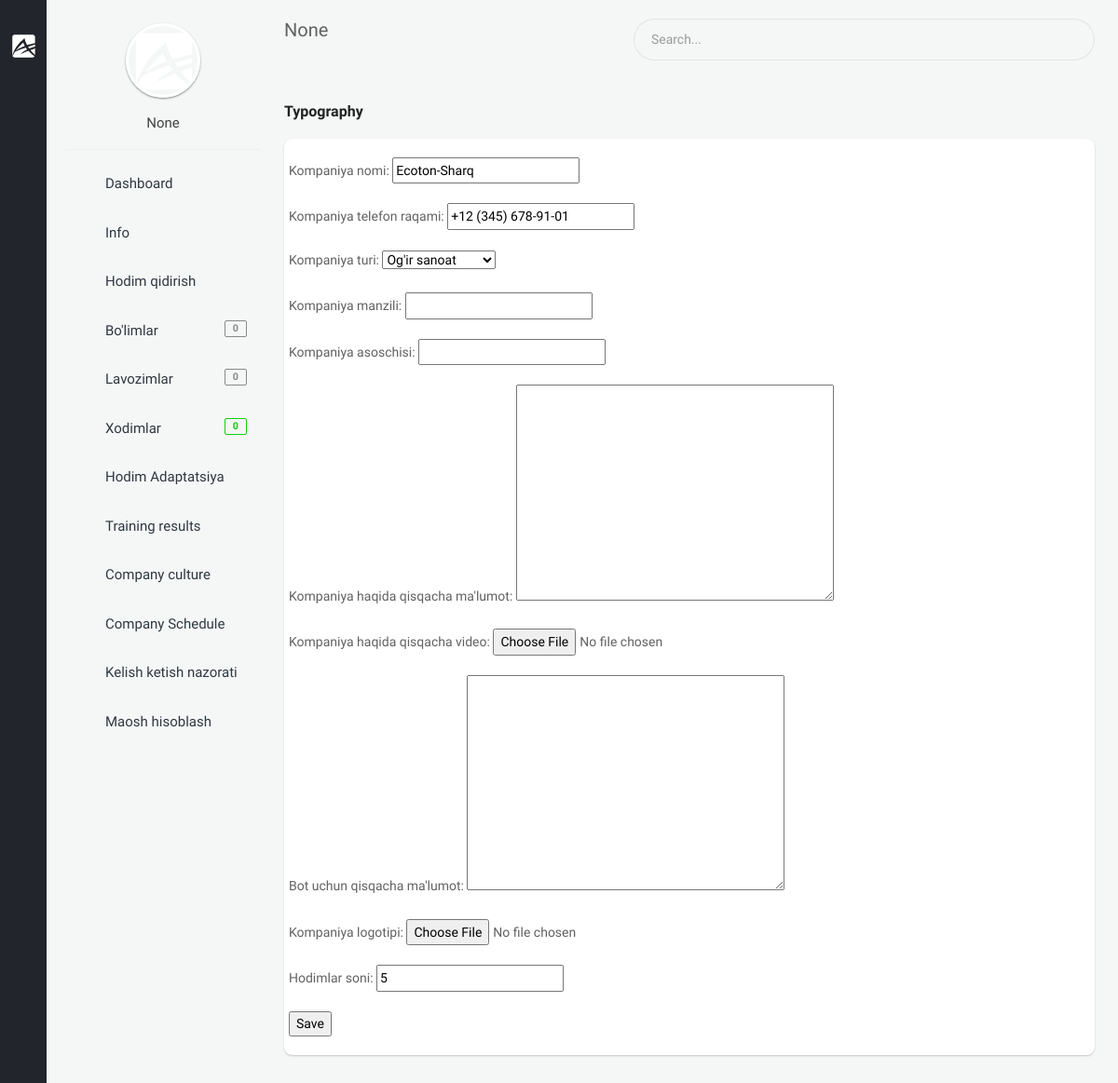
The page /backoffice/company/1 (signed in) on the database as committed earlier.
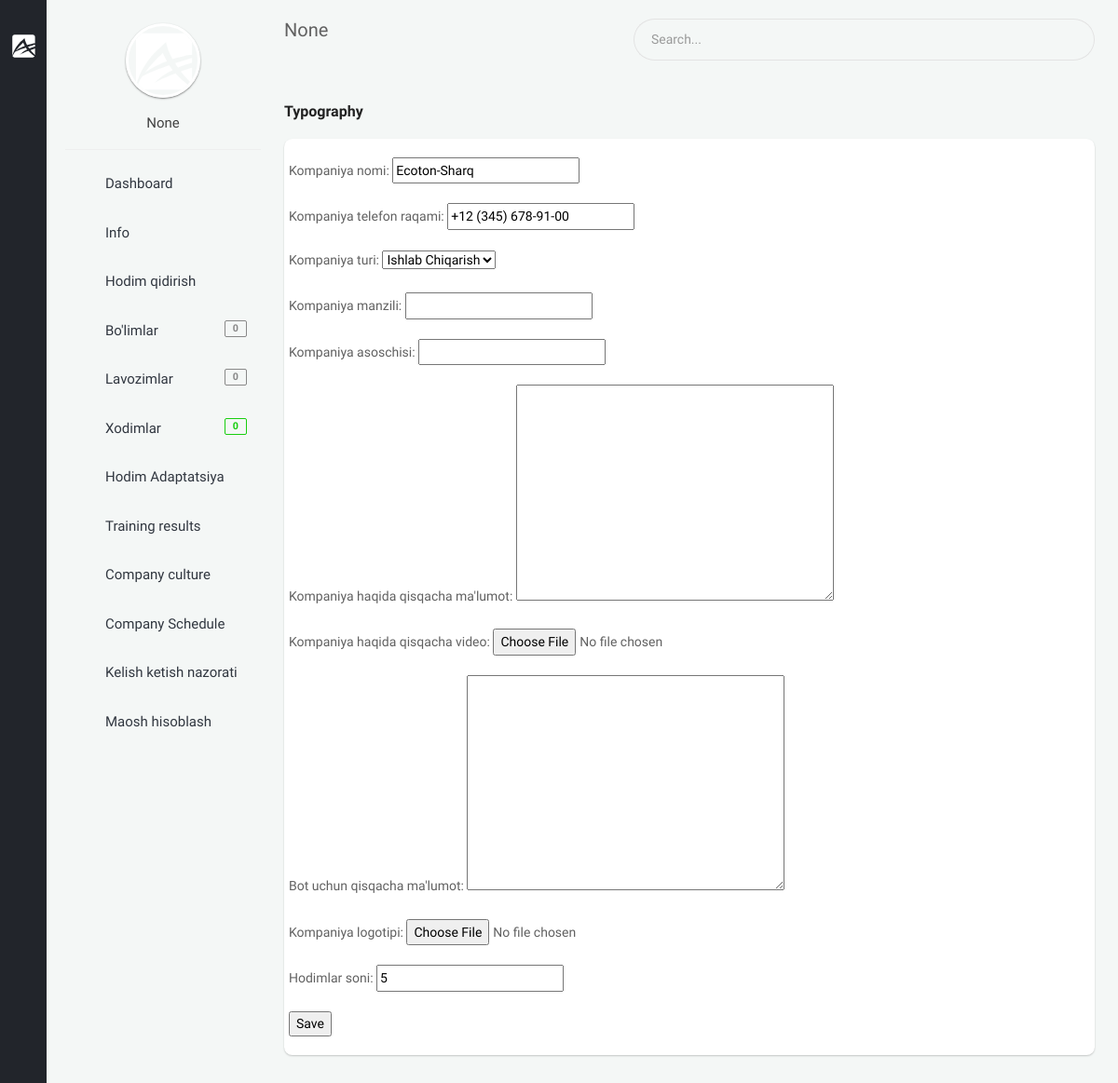
The same page on the database as committed later.
### app/models.py (models this page shows, shortened)
class Company(models.Model):
    name = models.CharField(max_length=100, verbose_name="Kompaniya nomi")
    phone = models.CharField(max_length=25, null=True, blank=True, verbose_name="Kompaniya telefon raqami")
    type = models.ForeignKey(TypeCompany, on_delete=models.CASCADE, null=True, blank=True,
                             verbose_name="Kompaniya turi")
    address = models.CharField(max_length=255, null=True, blank=True, verbose_name="Kompaniya manzili")
    creator = models.CharField(max_length=255, null=True, blank=True, verbose_name="Kompaniya asoschisi")
    text = RichTextUploadingField(null=True, blank=True, verbose_name="Kompaniya haqida qisqacha ma'lumot")
    video = models.FileField(upload_to='company/video/', null=True, blank=True,
                             verbose_name="Kompaniya haqida qisqacha video")
    info = models.TextField(null=True, blank=True, verbose_name="Bot uchun qisqacha ma'lumot")
    logo = models.ImageField(upload_to='company/image/', null=True, blank=True, verbose_name="Kompaniya logotipi")
    amount_of_staff = models.IntegerField(verbose_name="Hodimlar soni", default=1)
    created_at = models.DateTimeField(auto_now_add=True)
    class Meta:
        ordering = ['-created_at']
        verbose_name_plural = "Kompaniya ma'lumotini qo'shish"

class TypeCompany(models.Model):
    name = models.CharField(max_length=100, verbose_name="Kompaniya turini nomi")
    created_at = models.DateTimeField(auto_now_add=True)
    class Meta:
        verbose_name_plural = "Kompaniya turi"
    def __str__(self):
        return self.name

### backoffice/views.py (the view)
# urls.py: path('company/<int:pk>', views.CompanyUpdate.as_view(), name='company_update'),
class CompanyUpdate(LoginRequiredMixin, generic.UpdateView):
    template_name = 'backoffice/pages/company/update.html'
    form_class = forms.CompanyModelForm
    model = models.Company
    success_url = reverse_lazy('info')

### backoffice/forms.py
class CompanyModelForm(forms.ModelForm):
    class Meta:
        model = models.Company
        exclude = ('company',)

### backoffice/context_processors.py (called while the page is built)
def staff_amount(request):
    amount_staff = None
    if request.user.is_anonymous == False:
        company = request.user.company
        staff = models.Staff.objects.filter(company=company)
        amount_staff = staff.count()
    return {"amount_staff": amount_staff}

def position_amount(request):
    position_amounts = None
    if request.user.is_anonymous == False:
        company = request.user.company
        position = models.Position.objects.filter(company=company)
        position_amounts = position.count()
    return {
        'position_amounts': position_amounts
    }

def department_amount(request):
    department_amounts = None
    if request.user.is_anonymous == False:
        company = request.user.company
        department = models.Department.objects.filter(company=company)
        department_amounts = department.count()
    return {
        'department_amounts': department_amounts
    }

### templates/backoffice/pages/company/update.html (shortened to what this page needs)
{% extends 'backoffice/base.html' %}
{% block content %}
    <section class="content">
    <div class="container-fluid">
        <div class="block-header">
            <div class="row">
                <div class="col-lg-5 col-md-5 col-sm-12">
                    <h2>{{ request.user.company }}</h2>
                </div>
                <div class="col-lg-7 col-md-7 col-sm-12">
                    <div class="input-group m-b-0">
                        <input type="text" class="form-control" placeholder="Search...">
                        <span class="input-group-addon">
                            <i class="zmdi zmdi-search"></i>
                        </span>
                    </div>
                </div>
            </div>
        </div>
        <div class="row clearfix">
            <div class="col-lg-12">
                <div class="card">
                    <div class="header">
                        <h2><strong>Typography</strong></h2>
                    </div>
                    <div class="body">
                        <div class="row">
                            <form action="{% url 'company_update' request.user.company.id %}" method="POST" enctype="multipart/form-data">
                                {{ form.as_p }}
                                <input type="submit" value="Save">
                            </form>
                        </div>
                    </div>
                </div>
            </div>
        </div>
    </div>
</section>
{% endblock %}

Rows that differ between the two databases and show on the page:
changed Company "Ecoton-Sharq": phone "+12 (345) 678-91-01" → "+12 (345) 678-91-00"; type "Og'ir sanoat" → "Ishlab Chiqarish"
